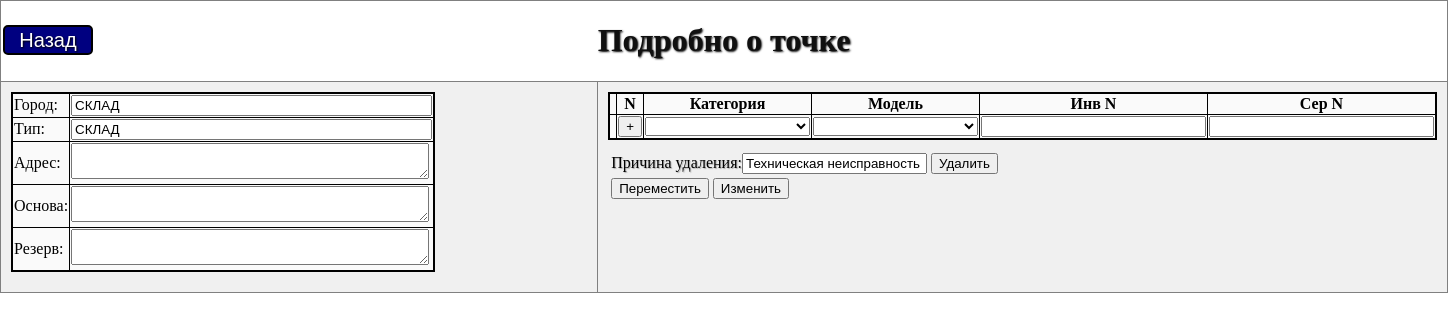
The page /brows.php?id_p=1 on the database as committed earlier.
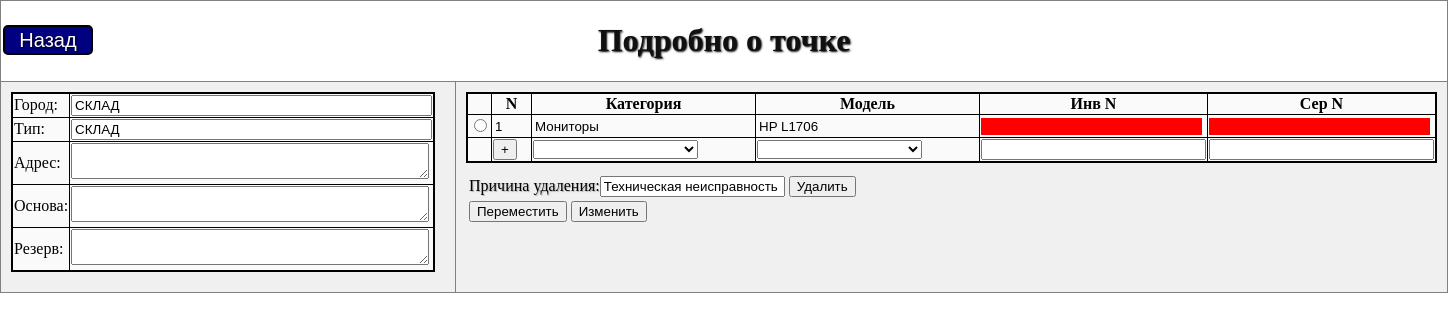
The same page on the database as committed later.
### tables this page shows
CREATE TABLE tehn(
                    id_t INTEGER PRIMARY KEY AUTOINCREMENT,
                    id_p INTEGER,
                    id_tehn INTEGER,
                    id_model INTEGER,
                    invN TEXT,
                    serN TEXT);

CREATE TABLE listTehn(
                    id_tehn INTEGER PRIMARY KEY AUTOINCREMENT,
                    name TEXT);

CREATE TABLE listModel(
                    id_model INTEGER PRIMARY KEY AUTOINCREMENT,
                    id_tehn INTEGER,
                    model TEXT);

### inc/getTInfo.inc.php (the view, shortened to what this page needs)
<?php
list ($tehn) = $it_invent->getTehnInfo($_GET['id_p']);
$i=0;
foreach($tehn as $item){
    $i++;
    $id_t=$item['id_t'];
    $name=$item['name'];
    $model=$item['model'];
    $item['invN']!="" ? $invN="value=\"".$item['invN']."\"" : $invN="style=\" background: #FF0000;\"" ;
    $item['serN']!="" ? $serN="value=\"".$item['serN']."\"" : $serN="style=\" background: #FF0000;\"" ;
        echo <<<LABEL
             <tr class="onMove">
                <td><input class="edit class_$id_t" type="radio" value="$id_t" name="id_t" form="delTehn">
                <td><input class="edit class_$id_t" readonly type="text" name="id_t" size="2" id="count" value="$i">
                <td><input class="edit class_$id_t" readonly type="text" name="name" size="25" value="$name">
                <td><input class="edit class_$id_t" readonly type="text" name="model" size="25" value="$model">
                <td><input class="edit class_$id_t" readonly type="text" name="invN" size="25" $invN>
                <td><input class="edit class_$id_t" readonly type="text" name="serN" size="25" $serN>
            </tr>
LABEL;
}
?>

Rows that differ between the two databases and show on the page:
added tehn: name "Мониторы", model "HP L1706"
